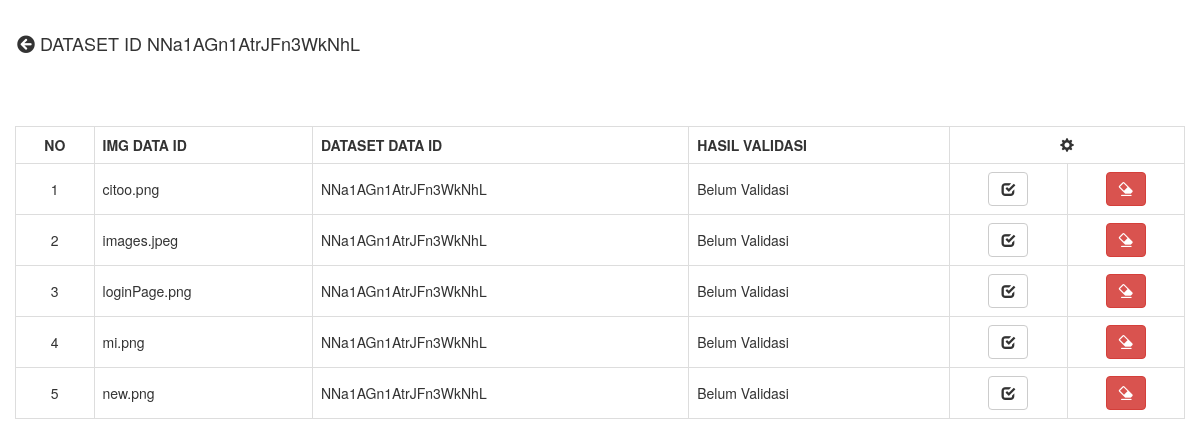
The app's page /detailed.php?dataset_id=NNa1AGn1AtrJFn3WkNhL with its own data.
### tables this page shows
CREATE TABLE `image_data` (
  `file_name` varchar(255) NOT NULL,
  `dataset_id` varchar(20) DEFAULT NULL,
  `validate` varchar(11) DEFAULT NULL,
  `created_at` date DEFAULT NULL,
  `updated_at` date DEFAULT NULL,
  `file_path` varchar(255) NOT NULL,
  PRIMARY KEY (`file_name`)
);

### viewDetailed.php (the view, shortened to what this page needs)
<?php
    include 'koneksi.php';
    $query = $db->prepare("SELECT * FROM `image_data` WHERE dataset_id = :dataset_id ORDER BY file_name ASC");
    $query->bindParam(":dataset_id", $_GET['dataset_id']);
    $query->execute();
?>
<div class="table-responsive">
	<table class="table table-bordered">
        <?php
            $no = 1;
            if($query->rowCount() == 0){?>
                <div id="box-alret">Data Gambar Kosong</div>
        <?php
            }
            else { ?>
				<tr>
					<th class="text-center">NO</th>
					<th>IMG DATA ID</th>
					<th>DATASET DATA ID</th>
					<th>HASIL VALIDASI</th>
					<th colspan="2" class="text-center"><span class="glyphicon glyphicon-cog"></span></th>
					</tr>
	            <?php
				while($data = $query->fetch()){ ?>
					<tr>
						<td class="align-middle text-center"><?php echo $no; ?></td>
						<td class="align-middle"><?php echo $data['file_name']; ?></td>
						<td class="align-middle"><?php echo $data['dataset_id']; ?></td>
						<td class="align-middle"><?php
							if($data['validate'] == NULL){
								echo "Belum Validasi";
							} else {
								echo $data['validate'];
							} ?>
						</td>
						<td class="align-middle text-center">
							<a href="validasi.php?dataset_id=<?php echo $data['dataset_id']?>&file_name=<?php echo $data['file_name']?>" class="btn btn-default"><span class="glyphicon glyphicon-check"></span></a>
						</td>
						<td class="align-middle text-center">
							<a href="delete_img.php?dataset_id=<?php echo $data['dataset_id']?>&file_name=<?php echo $data['file_name']?>" class="btn btn-danger"><span class="glyphicon glyphicon-erase"></span></a>
						</td>
					</tr>
				<?php
					$no++;
				}
			} ?>
	</table>
</div>

### detailed.php (shortened to what this page needs)
<?php
    include 'koneksi.php';
    $query = $db->prepare("SELECT * FROM `image_data` WHERE dataset_id = :dataset_id");
    $query->bindParam(":dataset_id", $_GET['dataset_id']);
    $query->execute();
    $data = $query->fetch();
?>
<!DOCTYPE html>
<html lang="en">
    <head>
        <link href="css/bootstrap.min.css" rel="stylesheet">
        <link rel="stylesheet" href="https://use.fontawesome.com/releases/v5.6.3/css/all.css">
    </head>
    <body>
         <div class="menu-css">
            <button onClick="location.href='data.php'" class="btn btn-lg btn-css" type="button"><i class="fas fa-arrow-circle-left"></i> DATASET ID <?php echo $data['dataset_id'] ?></button>
        </div>
        <div style="padding: 0 15px;">
            <div id="viewDetailed"><?php include "viewDetailed.php"; ?></div>
        </div>
    </body>
</html>

### detailed.php (style rules this page uses)
.align-middle { vertical-align: middle !important; }
.menu-css { padding-top: 20px; padding-bottom: 60px; }
.btn-css { background-color: white; }

### records on screen
image_data: dataset "NNa1AGn1AtrJFn3WkNhL", file_name "citoo.png", shows "Belum Validasi"
image_data: file_name "images.jpeg", dataset "NNa1AGn1AtrJFn3WkNhL", shows "Belum Validasi"
image_data: file_name "loginPage.png", dataset "NNa1AGn1AtrJFn3WkNhL", shows "Belum Validasi"
image_data: file_name "mi.png", dataset "NNa1AGn1AtrJFn3WkNhL", shows "Belum Validasi"
image_data: file_name "new.png", dataset "NNa1AGn1AtrJFn3WkNhL", shows "Belum Validasi"
